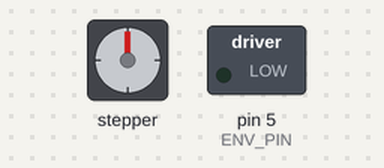
Bench run of a sketch on a simulated Arduino Uno, built with avr-gcc and run on an emulated ATmega328P. Parts: stepper motor, switched loads named in the sketch (green lamp = pin HIGH). Wiring (inferred from the names in the program): stepper motor driver (200 steps per turn assumed): step pin 7; direction pin 6. Pins used as bus, display or sensor lines are not drawn.

Above: at 0.05 s.
At 2.3 s:
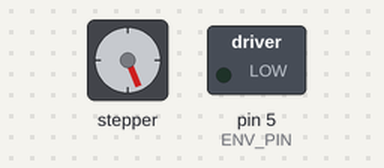
At 4.6 s:
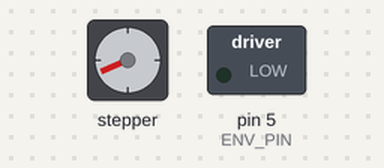
At 9.15 s:
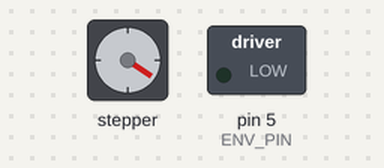
Timing chart, 0 to 12.0 s (numbered marks = the images above):
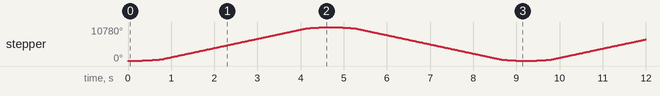

The sketch:

sketch_nov5a.ino
```cpp
#define DIR_PIN 6
#define STEP_PIN 7
#define ENV_PIN 5
#define MAX_STEPS 6000

int maxSpeedDelay = 2000;
int minSpeedDelay = 300;
int accelerationStep = 5;
int currentSpeedDelay = maxSpeedDelay;
int targetSpeedDelay = 300;
int steps = 0;
bool direction = HIGH;
bool Enable = LOW;
bool isReseting = false;

void setup() {
  // put your setup code here, to run once:
  Serial.begin(9600);
  pinMode(ENV_PIN,OUTPUT);
  pinMode(STEP_PIN,OUTPUT);
  pinMode(DIR_PIN, OUTPUT);

  digitalWrite(ENV_PIN, Enable);
  digitalWrite(DIR_PIN,HIGH);
}

void loop() {
  // put your main code here, to run repeatedly:
  if(isReseting == false){
    accelerate(targetSpeedDelay);
    stepMotor(currentSpeedDelay);

    if((steps >= 5700 && direction == HIGH) || (steps <= 300 && direction == LOW)){
      targetSpeedDelay = maxSpeedDelay;
    }
    else {
      targetSpeedDelay = minSpeedDelay;
    }
    if((steps >= 5990 && direction == HIGH) || (steps <= 10 && direction == LOW)){
      direction = !direction;
      digitalWrite(DIR_PIN,direction);
    }
  }
}

void stepMotor(int speedDelay) {
  digitalWrite(STEP_PIN, HIGH);  // STEP 핀 HIGH
  delayMicroseconds(speedDelay); // 속도에 맞춘 지연 시간
  digitalWrite(STEP_PIN, LOW);   // STEP 핀 LOW
  delayMicroseconds(speedDelay); // 속도에 맞춘 지연 시간
  steps += (direction ? 1 : -1);
}

void accelerate(int targetSpeed){
  if(currentSpeedDelay > targetSpeed) {
    currentSpeedDelay -= accelerationStep;
  }
  if(currentSpeedDelay < targetSpeed) {
    currentSpeedDelay += accelerationStep;
  }
}
```

Measured:
- by itself, stepper: turns 10776° clockwise in 4.7 s, then 10758° counter-clockwise in 4.5 s, repeating every 9.2 s
